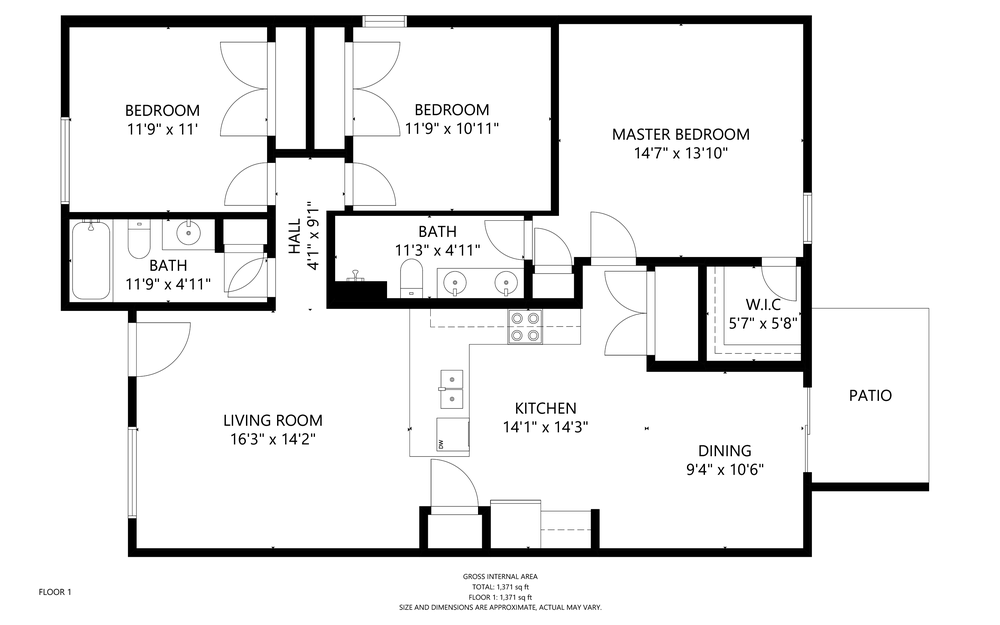
#> input picture fp_grayscale.png, 1000 x 625 px, shrunk from 2891 x 1807 before the run
$ python create_grid_from_image.py
#> lines starting #> are read from the running program, lines starting #| are printed output that depends on the picture; after the words box and inside, x2 and y2 are one past the last pixel; in counts of white or black regions, pixels touching at a corner belong together
import cv2
import numpy as np

# Load floor plan image and convert to grayscale
image = cv2.imread("fp_grayscale.png", cv2.IMREAD_GRAYSCALE)
#> image is the input picture: shape (625, 1000); min 0, max 255, mean 235.1

# Apply Canny edge detection (adjust parameters if needed)
edges = cv2.Canny(image, 50, 150)
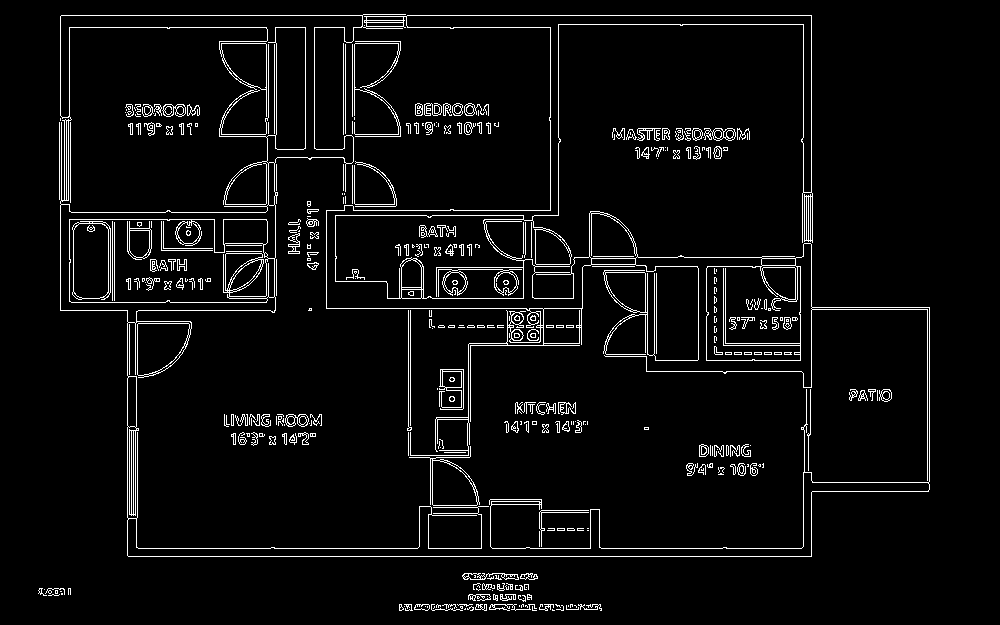
#> edges: shape (625, 1000); 4.7% white in thin lines or dots, all inside (x1, y1, x2, y2) = (38, 14, 930, 611)

# Invert the edge image (dark edges become white)
inverted_edges = edges

# Target grid size
target_size = (100, 100)

# Calculate scaling factors for rows and columns
row_scale = inverted_edges.shape[0] / target_size[0]
#> row_scale = 6.25
col_scale = inverted_edges.shape[1] / target_size[1]
#> col_scale = 10

# Resample the binary image into a smaller grid using maximum value
small_grid = np.zeros(target_size)
for i in range(target_size[0]):
  for j in range(target_size[1]):
    # Get start and end indices for the corresponding region
    start_row = int(i * row_scale)
    end_row = int(min((i + 1) * row_scale, inverted_edges.shape[0]))
    start_col = int(j * col_scale)
    end_col = int(min((j + 1) * col_scale, inverted_edges.shape[1]))

    # Find the maximum value in the corresponding region (0 or 255)
    # Assign -10 only if the maximum is 255 (represents a dark edge)
    max_value = np.max(inverted_edges[start_row:end_row, start_col:end_col])
    #print(max_value)
    small_grid[i, j] = -10 if max_value == 255 else 0
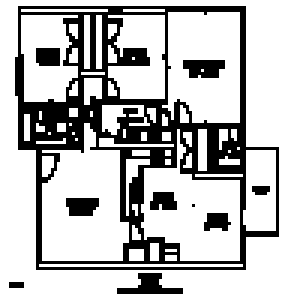
#> small_grid: shape (100, 100) float64 (shown 3 times larger); values -10 (black) and 0 (white), 74.4% white; 10 black regions (3 under 20 px), largest, box (x1, y1, x2, y2) and area: (5, 2, 93, 90) 2195, (39, 91, 61, 98) 80, (61, 20, 75, 26) 70

# Print the resulting 100x100 grid with wall and open space markers
print(small_grid.astype(int))
#> (printed output is left out)

grid = small_grid.astype(int)

with open('grid_rows_3.json', 'w') as f:
    f.write('[\n')
    for row in grid:
        row_str = ', '.join(f'{cell:3}' for cell in row)  # join elements with ', ' and avoid trailing comma
        f.write(f'  [{row_str}],\n')
#> this loop made 100 passes
    f.write(']\n')
